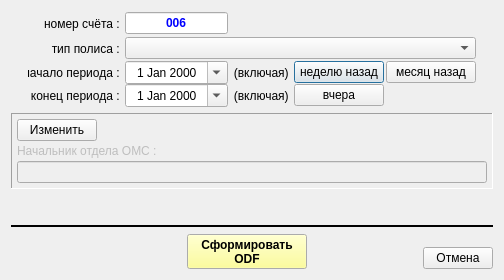
<?xml version="1.0" encoding="UTF-8"?>
<ui version="4.0">
 <class>print_subconto_wnd</class>
 <widget class="QDialog" name="print_subconto_wnd">
  <property name="geometry">
   <rect>
    <x>0</x>
    <y>0</y>
    <width>504</width>
    <height>280</height>
   </rect>
  </property>
  <property name="minimumSize">
   <size>
    <width>400</width>
    <height>0</height>
   </size>
  </property>
  <property name="windowTitle">
   <string>Отчёт по количеству бланков ВС</string>
  </property>
  <layout class="QVBoxLayout" name="verticalLayout_2">
   <item>
    <layout class="QGridLayout" name="gridLayout">
     <property name="horizontalSpacing">
      <number>2</number>
     </property>
     <property name="verticalSpacing">
      <number>0</number>
     </property>
     <item row="2" column="6">
      <spacer name="horizontalSpacer_3">
       <property name="orientation">
        <enum>Qt::Horizontal</enum>
       </property>
       <property name="sizeHint" stdset="0">
        <size>
         <width>40</width>
         <height>20</height>
        </size>
       </property>
      </spacer>
     </item>
     <item row="2" column="4">
      <widget class="QPushButton" name="bn_date_old">
       <property name="enabled">
        <bool>true</bool>
       </property>
       <property name="minimumSize">
        <size>
         <width>90</width>
         <height>0</height>
        </size>
       </property>
       <property name="text">
        <string>неделю назад</string>
       </property>
      </widget>
     </item>
     <item row="3" column="2">
      <widget class="QDateEdit" name="date_new">
       <property name="enabled">
        <bool>true</bool>
       </property>
       <property name="minimumSize">
        <size>
         <width>90</width>
         <height>0</height>
        </size>
       </property>
       <property name="alignment">
        <set>Qt::AlignCenter</set>
       </property>
       <property name="calendarPopup">
        <bool>true</bool>
       </property>
      </widget>
     </item>
     <item row="2" column="2">
      <widget class="QDateEdit" name="date_old">
       <property name="enabled">
        <bool>true</bool>
       </property>
       <property name="minimumSize">
        <size>
         <width>90</width>
         <height>0</height>
        </size>
       </property>
       <property name="alignment">
        <set>Qt::AlignCenter</set>
       </property>
       <property name="calendarPopup">
        <bool>true</bool>
       </property>
      </widget>
     </item>
     <item row="3" column="6">
      <spacer name="horizontalSpacer_4">
       <property name="orientation">
        <enum>Qt::Horizontal</enum>
       </property>
       <property name="sizeHint" stdset="0">
        <size>
         <width>40</width>
         <height>20</height>
        </size>
       </property>
      </spacer>
     </item>
     <item row="2" column="3">
      <widget class="QLabel" name="lab_date_old_2">
       <property name="enabled">
        <bool>true</bool>
       </property>
       <property name="text">
        <string> (включая) </string>
       </property>
       <property name="alignment">
        <set>Qt::AlignRight|Qt::AlignTrailing|Qt::AlignVCenter</set>
       </property>
      </widget>
     </item>
     <item row="2" column="5">
      <widget class="QPushButton" name="bn_date_old_mon">
       <property name="enabled">
        <bool>true</bool>
       </property>
       <property name="minimumSize">
        <size>
         <width>90</width>
         <height>0</height>
        </size>
       </property>
       <property name="text">
        <string>месяц назад</string>
       </property>
      </widget>
     </item>
     <item row="2" column="0">
      <spacer name="horizontalSpacer_5">
       <property name="orientation">
        <enum>Qt::Horizontal</enum>
       </property>
       <property name="sizeHint" stdset="0">
        <size>
         <width>40</width>
         <height>20</height>
        </size>
       </property>
      </spacer>
     </item>
     <item row="3" column="0">
      <spacer name="horizontalSpacer_6">
       <property name="orientation">
        <enum>Qt::Horizontal</enum>
       </property>
       <property name="sizeHint" stdset="0">
        <size>
         <width>40</width>
         <height>20</height>
        </size>
       </property>
      </spacer>
     </item>
     <item row="0" column="1">
      <widget class="QLabel" name="lab_date_old_4">
       <property name="enabled">
        <bool>true</bool>
       </property>
       <property name="minimumSize">
        <size>
         <width>95</width>
         <height>25</height>
        </size>
       </property>
       <property name="text">
        <string>номер счёта : </string>
       </property>
       <property name="alignment">
        <set>Qt::AlignRight|Qt::AlignTrailing|Qt::AlignVCenter</set>
       </property>
      </widget>
     </item>
     <item row="3" column="3">
      <widget class="QLabel" name="lab_date_old_3">
       <property name="enabled">
        <bool>true</bool>
       </property>
       <property name="text">
        <string> (включая) </string>
       </property>
       <property name="alignment">
        <set>Qt::AlignRight|Qt::AlignTrailing|Qt::AlignVCenter</set>
       </property>
      </widget>
     </item>
     <item row="3" column="1">
      <widget class="QLabel" name="lab_date_new">
       <property name="enabled">
        <bool>true</bool>
       </property>
       <property name="minimumSize">
        <size>
         <width>95</width>
         <height>0</height>
        </size>
       </property>
       <property name="text">
        <string>конец периода : </string>
       </property>
       <property name="alignment">
        <set>Qt::AlignRight|Qt::AlignTrailing|Qt::AlignVCenter</set>
       </property>
      </widget>
     </item>
     <item row="3" column="4">
      <widget class="QPushButton" name="bn_date_new">
       <property name="enabled">
        <bool>true</bool>
       </property>
       <property name="minimumSize">
        <size>
         <width>90</width>
         <height>0</height>
        </size>
       </property>
       <property name="text">
        <string>вчера</string>
       </property>
      </widget>
     </item>
     <item row="0" column="2">
      <widget class="QLineEdit" name="line_count">
       <property name="enabled">
        <bool>true</bool>
       </property>
       <property name="palette">
        <palette>
         <active>
          <colorrole role="Text">
           <brush brushstyle="SolidPattern">
            <color alpha="255">
             <red>0</red>
             <green>0</green>
             <blue>255</blue>
            </color>
           </brush>
          </colorrole>
         </active>
         <inactive>
          <colorrole role="Text">
           <brush brushstyle="SolidPattern">
            <color alpha="255">
             <red>0</red>
             <green>0</green>
             <blue>255</blue>
            </color>
           </brush>
          </colorrole>
         </inactive>
         <disabled>
          <colorrole role="Text">
           <brush brushstyle="SolidPattern">
            <color alpha="255">
             <red>106</red>
             <green>104</green>
             <blue>100</blue>
            </color>
           </brush>
          </colorrole>
         </disabled>
        </palette>
       </property>
       <property name="font">
        <font>
         <weight>75</weight>
         <bold>true</bold>
        </font>
       </property>
       <property name="text">
        <string>006</string>
       </property>
       <property name="alignment">
        <set>Qt::AlignCenter</set>
       </property>
       <property name="readOnly">
        <bool>true</bool>
       </property>
      </widget>
     </item>
     <item row="2" column="1">
      <widget class="QLabel" name="lab_date_old">
       <property name="enabled">
        <bool>true</bool>
       </property>
       <property name="minimumSize">
        <size>
         <width>95</width>
         <height>0</height>
        </size>
       </property>
       <property name="text">
        <string> начало периода : </string>
       </property>
       <property name="alignment">
        <set>Qt::AlignRight|Qt::AlignTrailing|Qt::AlignVCenter</set>
       </property>
      </widget>
     </item>
     <item row="1" column="1">
      <widget class="QLabel" name="lab_date_old_5">
       <property name="enabled">
        <bool>true</bool>
       </property>
       <property name="minimumSize">
        <size>
         <width>95</width>
         <height>25</height>
        </size>
       </property>
       <property name="text">
        <string>тип полиса : </string>
       </property>
       <property name="alignment">
        <set>Qt::AlignRight|Qt::AlignTrailing|Qt::AlignVCenter</set>
       </property>
      </widget>
     </item>
     <item row="1" column="2" colspan="4">
      <widget class="QComboBox" name="combo_pol_v"/>
     </item>
    </layout>
   </item>
   <item>
    <widget class="QFrame" name="frame">
     <property name="enabled">
      <bool>true</bool>
     </property>
     <property name="frameShape">
      <enum>QFrame::Panel</enum>
     </property>
     <property name="frameShadow">
      <enum>QFrame::Sunken</enum>
     </property>
     <layout class="QVBoxLayout" name="verticalLayout">
      <property name="spacing">
       <number>3</number>
      </property>
      <property name="leftMargin">
       <number>5</number>
      </property>
      <property name="topMargin">
       <number>5</number>
      </property>
      <property name="rightMargin">
       <number>5</number>
      </property>
      <property name="bottomMargin">
       <number>5</number>
      </property>
      <item>
       <layout class="QHBoxLayout" name="horizontalLayout_3" stretch="0,0">
        <property name="spacing">
         <number>2</number>
        </property>
        <item>
         <widget class="QPushButton" name="bn_edit">
          <property name="text">
           <string>Изменить</string>
          </property>
          <property name="icon">
           <iconset resource="_inko_pol2_res.qrc">
            <normaloff>:/change.bmp</normaloff>:/change.bmp</iconset>
          </property>
          <property name="checkable">
           <bool>true</bool>
          </property>
         </widget>
        </item>
        <item>
         <spacer name="horizontalSpacer_7">
          <property name="orientation">
           <enum>Qt::Horizontal</enum>
          </property>
          <property name="sizeHint" stdset="0">
           <size>
            <width>40</width>
            <height>20</height>
           </size>
          </property>
         </spacer>
        </item>
       </layout>
      </item>
      <item>
       <widget class="QLabel" name="lab_smo_oms_chif">
        <property name="enabled">
         <bool>false</bool>
        </property>
        <property name="text">
         <string>Начальник отдела ОМС :</string>
        </property>
        <property name="alignment">
         <set>Qt::AlignLeading|Qt::AlignLeft|Qt::AlignVCenter</set>
        </property>
       </widget>
      </item>
      <item>
       <widget class="QLineEdit" name="ln_smo_oms_chif">
        <property name="enabled">
         <bool>false</bool>
        </property>
       </widget>
      </item>
     </layout>
    </widget>
   </item>
   <item>
    <spacer name="verticalSpacer">
     <property name="orientation">
      <enum>Qt::Vertical</enum>
     </property>
     <property name="sizeHint" stdset="0">
      <size>
       <width>20</width>
       <height>55</height>
      </size>
     </property>
    </spacer>
   </item>
   <item>
    <widget class="Line" name="line">
     <property name="frameShadow">
      <enum>QFrame::Plain</enum>
     </property>
     <property name="lineWidth">
      <number>2</number>
     </property>
     <property name="orientation">
      <enum>Qt::Horizontal</enum>
     </property>
    </widget>
   </item>
   <item>
    <layout class="QHBoxLayout" name="horizontalLayout">
     <item>
      <widget class="QFrame" name="frame_2">
       <property name="minimumSize">
        <size>
         <width>60</width>
         <height>0</height>
        </size>
       </property>
       <property name="maximumSize">
        <size>
         <width>70</width>
         <height>16777215</height>
        </size>
       </property>
       <property name="frameShape">
        <enum>QFrame::NoFrame</enum>
       </property>
       <property name="frameShadow">
        <enum>QFrame::Plain</enum>
       </property>
      </widget>
     </item>
     <item>
      <spacer name="horizontalSpacer_2">
       <property name="orientation">
        <enum>Qt::Horizontal</enum>
       </property>
       <property name="sizeHint" stdset="0">
        <size>
         <width>40</width>
         <height>20</height>
        </size>
       </property>
      </spacer>
     </item>
     <item>
      <widget class="QPushButton" name="bn_print">
       <property name="minimumSize">
        <size>
         <width>120</width>
         <height>35</height>
        </size>
       </property>
       <property name="palette">
        <palette>
         <active>
          <colorrole role="Button">
           <brush brushstyle="SolidPattern">
            <color alpha="255">
             <red>255</red>
             <green>255</green>
             <blue>127</blue>
            </color>
           </brush>
          </colorrole>
         </active>
         <inactive>
          <colorrole role="Button">
           <brush brushstyle="SolidPattern">
            <color alpha="255">
             <red>255</red>
             <green>255</green>
             <blue>127</blue>
            </color>
           </brush>
          </colorrole>
         </inactive>
         <disabled>
          <colorrole role="Button">
           <brush brushstyle="SolidPattern">
            <color alpha="255">
             <red>255</red>
             <green>255</green>
             <blue>127</blue>
            </color>
           </brush>
          </colorrole>
         </disabled>
        </palette>
       </property>
       <property name="font">
        <font>
         <weight>75</weight>
         <bold>true</bold>
        </font>
       </property>
       <property name="text">
        <string>Сформировать 
ODF</string>
       </property>
      </widget>
     </item>
     <item>
      <spacer name="horizontalSpacer">
       <property name="orientation">
        <enum>Qt::Horizontal</enum>
       </property>
       <property name="sizeHint" stdset="0">
        <size>
         <width>40</width>
         <height>20</height>
        </size>
       </property>
      </spacer>
     </item>
     <item>
      <layout class="QVBoxLayout" name="verticalLayout_3">
       <property name="spacing">
        <number>0</number>
       </property>
       <property name="leftMargin">
        <number>0</number>
       </property>
       <property name="topMargin">
        <number>0</number>
       </property>
       <property name="rightMargin">
        <number>0</number>
       </property>
       <property name="bottomMargin">
        <number>0</number>
       </property>
       <item>
        <spacer name="verticalSpacer_2">
         <property name="orientation">
          <enum>Qt::Vertical</enum>
         </property>
         <property name="sizeHint" stdset="0">
          <size>
           <width>5</width>
           <height>5</height>
          </size>
         </property>
        </spacer>
       </item>
       <item>
        <widget class="QPushButton" name="bn_cansel">
         <property name="minimumSize">
          <size>
           <width>70</width>
           <height>0</height>
          </size>
         </property>
         <property name="maximumSize">
          <size>
           <width>60</width>
           <height>16777215</height>
          </size>
         </property>
         <property name="text">
          <string>Отмена</string>
         </property>
        </widget>
       </item>
      </layout>
     </item>
    </layout>
   </item>
  </layout>
 </widget>
 <resources>
  <include location="_inko_pol2_res.qrc"/>
 </resources>
 <connections/>
</ui>
